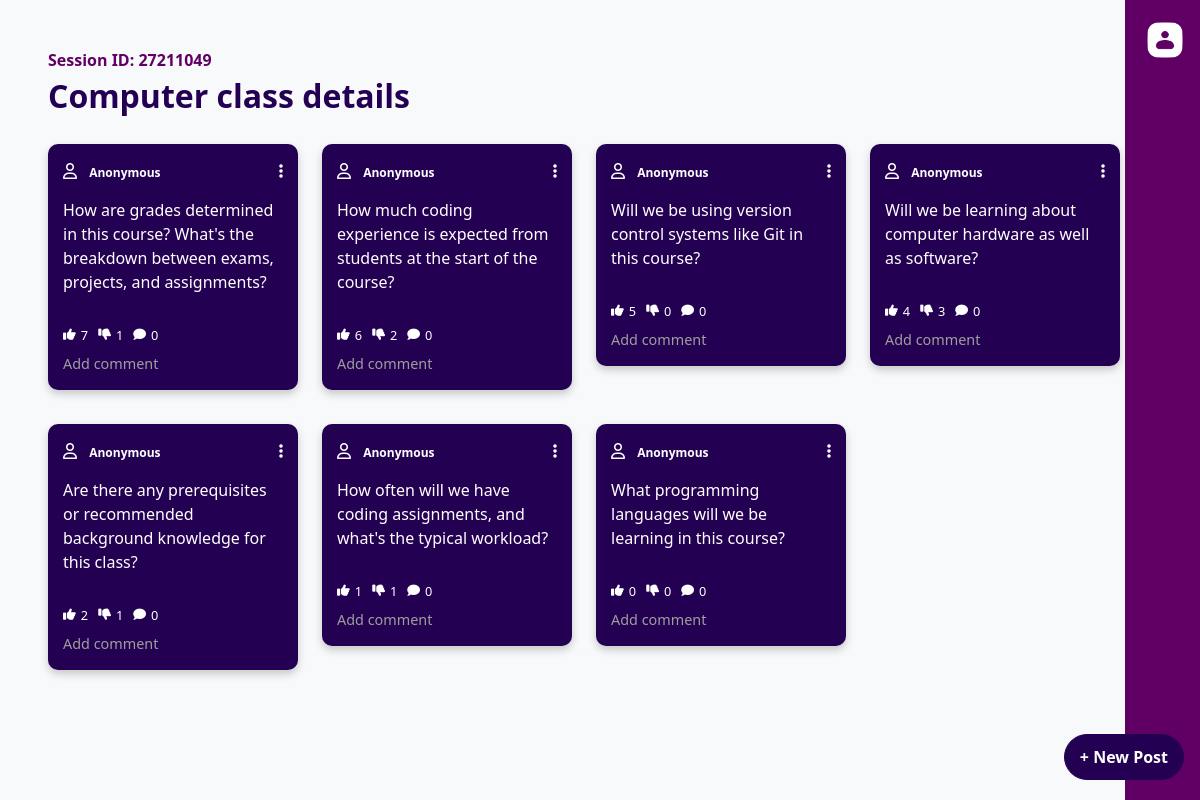
The page /session/27211049/Anonymous on the database as committed earlier.
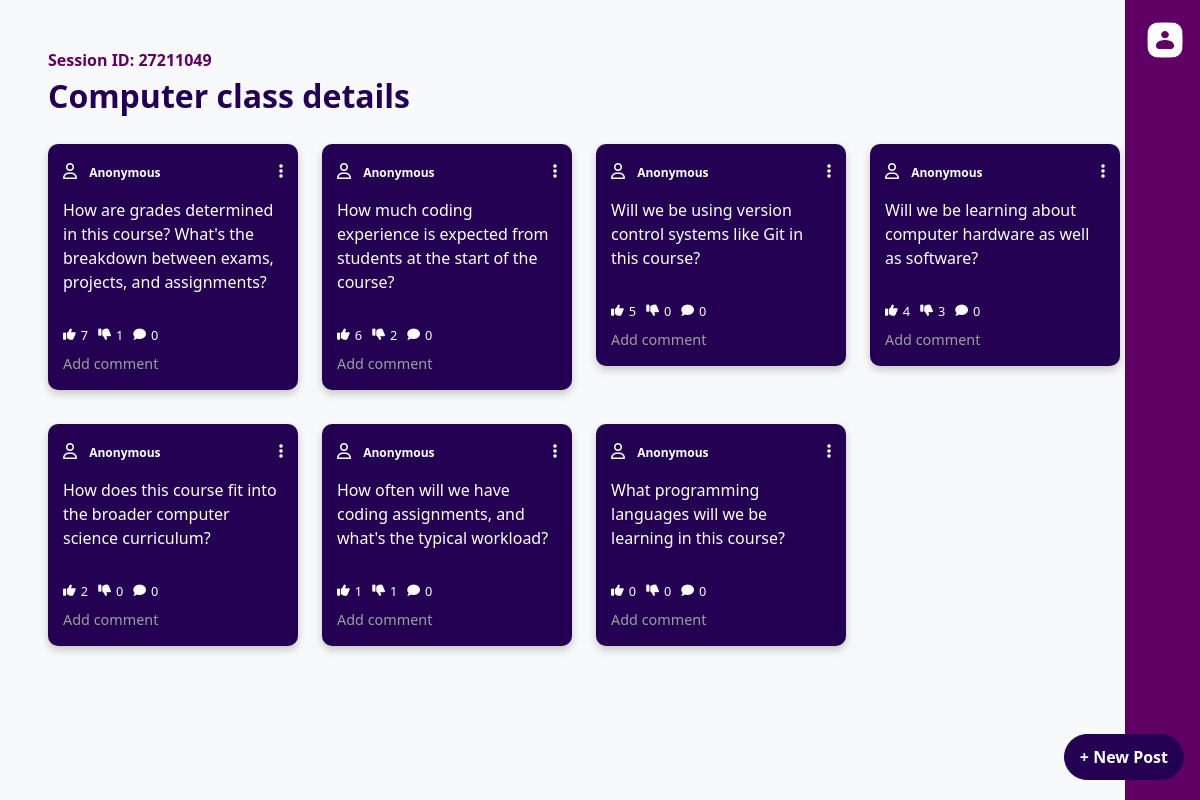
The same page on the database as committed later.
### website/models.py (models this page shows, shortened)
class Question(db.Model):
    id = db.Column(db.Integer, primary_key=True, autoincrement=True)
    session_id = db.Column(db.Integer, db.ForeignKey('session.id'), nullable=False)
    question_text = db.Column(db.String(500), nullable=False)
    likes = db.Column(db.Integer, default=0)
    dislikes = db.Column(db.Integer, default=0)
    user_email = db.Column(db.String(150), nullable=True)

### main.py (the view)
@app.route('/session/<int:session_id>/<string:user_email>', methods=['GET'])
def session_details(session_id, user_email):
    session_data = Session.query.filter_by(session_id=session_id).first_or_404()
    uploaded_files = session.get('uploaded_files', {}).get(session_id, [])
    questions = Question.query.filter_by(session_id=session_id).all()
    if session_data:
        title = session_data.title
        question_form = QuestionForm()
        db.session.refresh(session_data)
        db.session.expunge_all()
        return render_template('session_details.html', title=title, session_id=session_id, user=current_user, user_email=user_email, form=question_form, uploaded_files=uploaded_files, questions=questions)
    else:
        flash('Session not found.', 'danger')
        return redirect(url_for('join'))

### main.py (called while the page is built)
@app.before_request
def before_request():
    db.session.remove()
    db.session.bind = db.engine

@app.after_request
def after_request(response):
    db.session.remove()
    return response

### website/templates/session_details.html (shortened to what this page needs)
<!DOCTYPE html>
<html lang="en">
<head>
  <link href="https://cdn.jsdelivr.net/npm/bootstrap@5.3.3/dist/css/bootstrap.min.css" rel="stylesheet">
  <link rel="stylesheet" href="https://cdnjs.cloudflare.com/ajax/libs/font-awesome/6.0.0-beta3/css/all.min.css">
  <link rel="stylesheet" href="{{ url_for('static', filename='session_details.css') }}">
</head>
<body>
  <div class="sidebar">
    <div class="btn-group dropstart">
      {% if current_user.is_authenticated %}
        <a class="dropdown-toggle" href="#" id="userDropdown" data-bs-toggle="dropdown" aria-expanded="false">
          <img src="{{ url_for('static', filename='images/user.png') }}" alt="User Icon" style="height: 40px;">
        </a>
        <ul class="dropdown-menu dropdown-menu-end" aria-labelledby="userDropdown">
          <li><span class="dropdown-item-text"><strong>Name:</strong> {{ current_user.full_name }}</span></li>
          <li><span class="dropdown-item-text"><strong>Email:</strong> {{ current_user.email }}</span></li>
          <li><hr class="dropdown-divider"></li>
          <div class="HLbuttons">
            <li><a class="logout-button" id="logout" href="/">Home</a></li>
            <li><a class="logout-button" id="logout" href="/logout">Logout</a></li>
          </div>
        </ul>
      {% else %}
        <a class="dropdown-toggle" href="#" id="userDropdown" data-bs-toggle="dropdown" aria-expanded="false">
          <img src="{{ url_for('static', filename='images/user.png') }}" alt="User Icon" style="height: 40px;">
        </a>
      {% endif %}
    </div>
  </div>
  <div class="main-content-wrapper">
    <div class="content-container">
      <div class="session-id" style="color: #600064;"><b>Session ID: {{ session_id }}</b></div>
      <div class="title">{{ title }}</div>
      {% if not current_user.is_authenticated %}
      <div id="postsContainer" class="mt-4">
        {% for question in questions %}
        <div class="post-card" data-post-id="{{ question.id }}" data-likes="{{ question.likes }}" data-dislikes="{{ question.dislikes }}">
            <div class="card-header">
              <div class="user-info">
                  <i class="fa-regular fa-user"></i>
                  <div class="name">
                    <p class="user-email">{{ question.user_email or 'Anonymous' }}</p>
                    <p class="question-text">{{ question.question_text }}</p>
                  </div>
              </div>
              <div class="post-options-container">
                  <i class="fas fa-ellipsis-v post-options-toggle"></i>
              </div>
            </div>
            <div class="card-actions">
              <div class="interaction-icons">
                  <div class="icon like-icon" id="like-btn-{{ question.id }}" data-post-id="{{ question.id }}">
                      <i class="fas fa-thumbs-up"></i>{{ question.likes }}
                  </div>
                  <div class="icon dislike-icon" id="dislike-btn-{{ question.id }}" data-post-id="{{ question.id }}">
                      <i class="fas fa-thumbs-down" ></i>{{ question.dislikes }}
                  </div>
                  <div class="icon">
                      <i class="fas fa-comment"></i><span>0</span>
                  </div>
              </div>
              <div class="add-comment">Add comment</div>
          </div>
          </div>
        {% endfor %}
      </div>
      <a href="#" class="btn new-post-btn" data-bs-toggle="modal" data-bs-target="#newPostModal">+ New Post</a>
      {% endif %}
    </div>
  </div>
</body>
</html>

Rows that differ between the two databases and show on the page:
no longer on this page (row edited): Question: user_email "Anonymous", question_text "Are there any prerequisites or recommended background knowledge for this class?", likes "2", dislikes "1"
now on this page (row unchanged): Question: user_email "Anonymous", question_text "How does this course fit into the broader computer science curriculum?", likes "2", dislikes "0"
